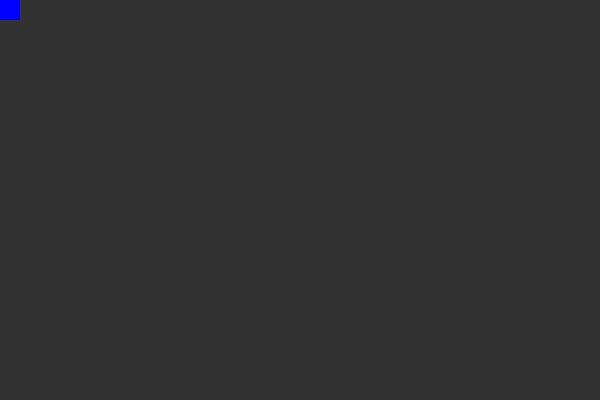
Frame 1 (no input)
Frame 60 (the mouse pressed at the canvas centre just before this capture): identical to frame 1, image omitted
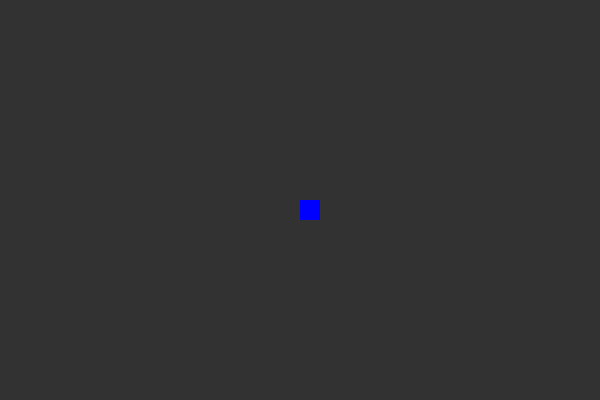
Frame 120 (the mouse held since frame 60 and released just before this capture)

The Processing sketch that drew these frames (run headless with seeded random() and noise(); from frame 60 on, the mouse is pressed at the canvas centre):

// Processing sketch: processing_150273
// ── processing_150273.pde

void setup(){  
   size(600,400);  
   background(50);  
}   
void draw(){  
   background(50);  
   noStroke();  
   fill(255);  
   if(mouseX<100) {  
       fill(255,0,0);  
   }  
   if(mouseX>100){
       fill(0,255,0);
   }    
   if(mouseY<width-50){
       fill(0,0,255);
   }            
   rect(mouseX,mouseY,20,20);  
} 
